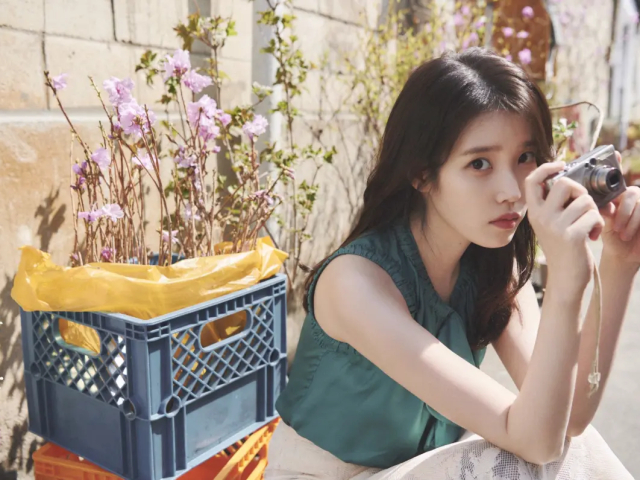
#> input picture chap6/c14.jpg, 640 x 480 px
$ python test_classifier.py
#> lines starting #> are read from the running program, lines starting #| are printed output that depends on the picture; after the words box and inside, x2 and y2 are one past the last pixel; in counts of white or black regions, pixels touching at a corner belong together
import numpy as np
import cv2
#6-4　机器学习训练代码
face_cascade = cv2.CascadeClassifier('../cascade.xml')
img = cv2.imread('../c14.jpg') #单人脸可识别
#> img is the input picture: shape (480, 640, 3); mean B, G, R 135.9, 150.1, 165.1
#img = cv2.imread('../c13.jpg') #多人脸识别不全
gray = cv2.cvtColor(img, cv2.COLOR_BGR2GRAY)
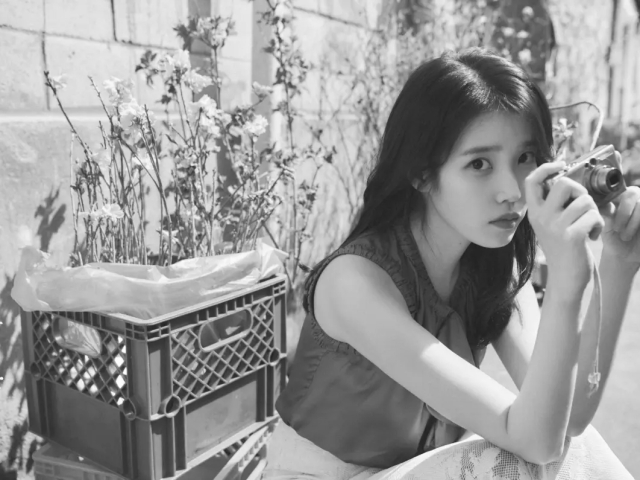
#> gray: shape (480, 640); min 32, max 254, mean 153
faces = face_cascade.detectMultiScale(gray, 1.3, 5)
#> faces = [[438, 113, 130, 130]]
for (x, y, w, h) in faces:
    cv2.rectangle(img, (x, y), (x + w, y + h), (255, 0, 0), 2)
#> this loop made 1 pass
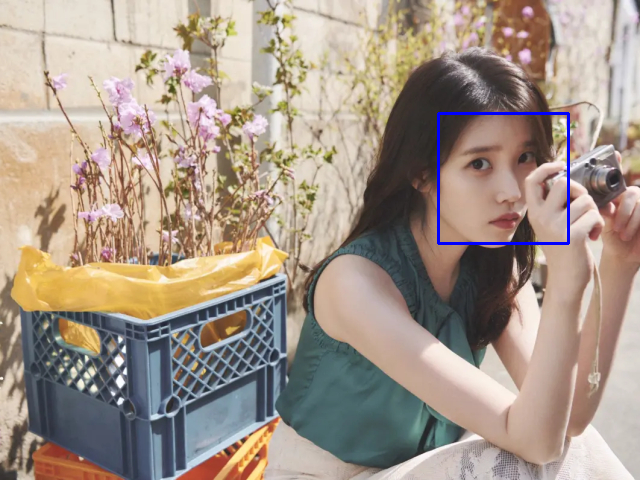
#> img: shape (480, 640, 3); 0.51% of pixels changed, all inside (x1, y1, x2, y2) = (437, 112, 570, 245)

cv2.imshow('img', img)
cv2.waitKey(0)
cv2.destroyAllWindows()

$ run again, with chap6/c13.jpg copied over chap6/c14.jpg
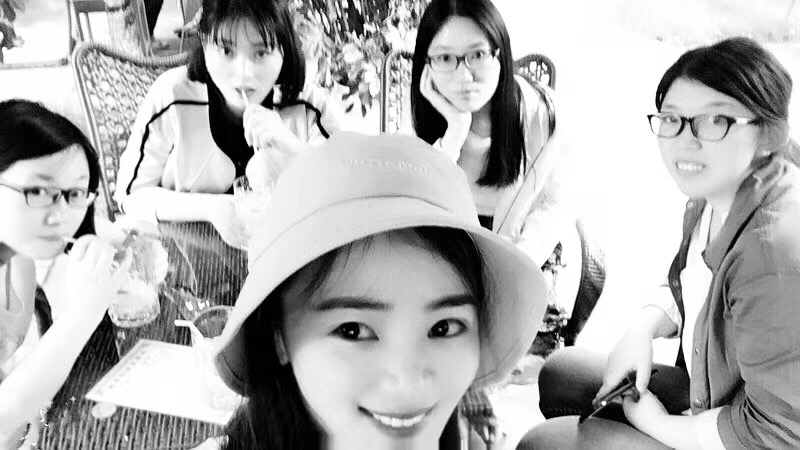
#> input picture chap6/c13.jpg, 800 x 450 px
#> img is the input picture: shape (450, 800, 3); min 0, max 255, mean 176.4
#> faces = [[195, 13, 99, 99], [645, 74, 126, 126]]
#> the loop `for (x, y, w, h) in faces:` made 2 passes
#> after the loop `for (x, y, w, h) in faces:`:
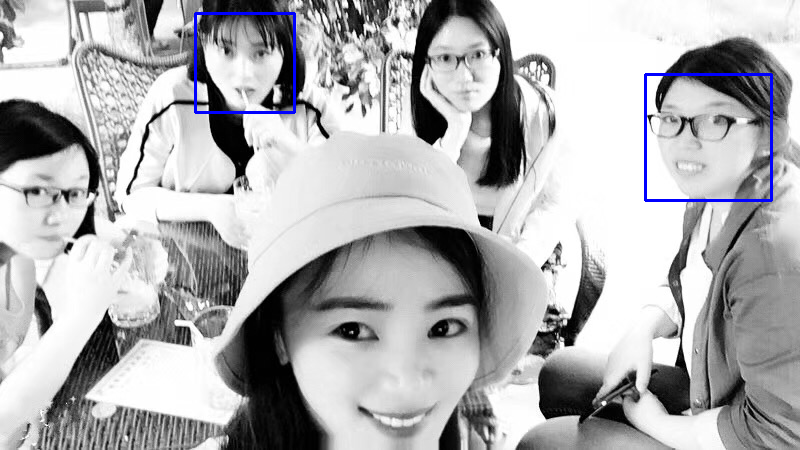
#> img: shape (450, 800, 3); 0.75% of pixels changed, all inside (x1, y1, x2, y2) = (194, 12, 773, 202)

$ run again, with chap6/c10.jpg copied over chap6/c14.jpg
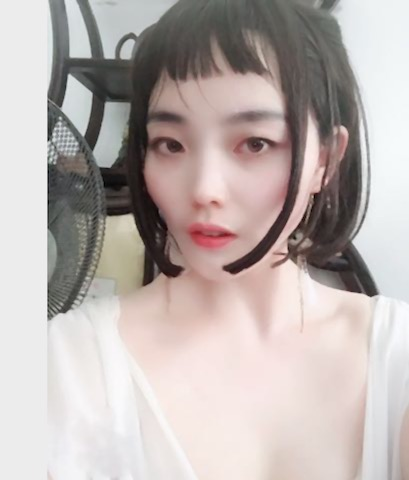
#> input picture chap6/c10.jpg, 409 x 480 px
#> img is the input picture: shape (480, 409, 3); mean B, G, R 175.7, 178.5, 188
#> `gray = cv2.cvtColor(img, cv2.COLOR_BGR2GRAY)`:
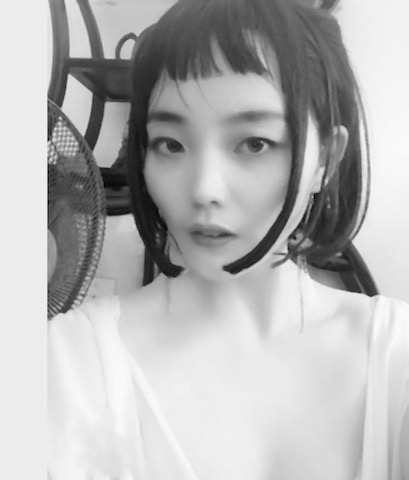
#> gray: shape (480, 409); min 1, max 253, mean 181
#> faces = [[117, 74, 188, 188]]
#> the loop `for (x, y, w, h) in faces:` made 1 pass
#> after the loop `for (x, y, w, h) in faces:`:
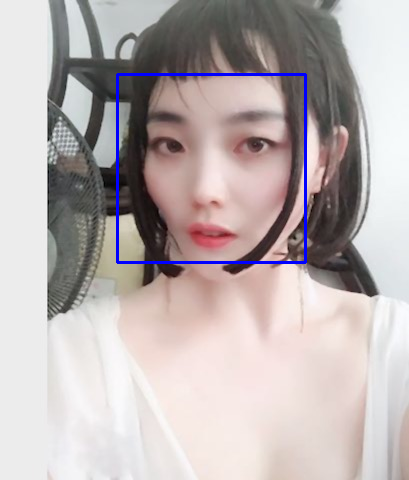
#> img: shape (480, 409, 3); 1.15% of pixels changed, all inside (x1, y1, x2, y2) = (116, 73, 307, 264)

$ run again, with chap6/c12.jpg copied over chap6/c14.jpg
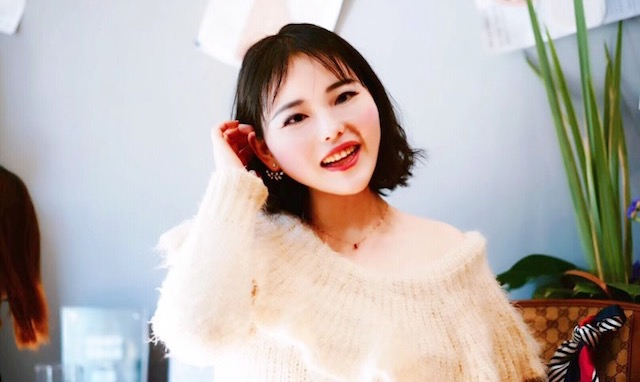
#> input picture chap6/c12.jpg, 640 x 382 px
#> img is the input picture: shape (382, 640, 3); mean B, G, R 174, 177.6, 185.6
#> `gray = cv2.cvtColor(img, cv2.COLOR_BGR2GRAY)`:
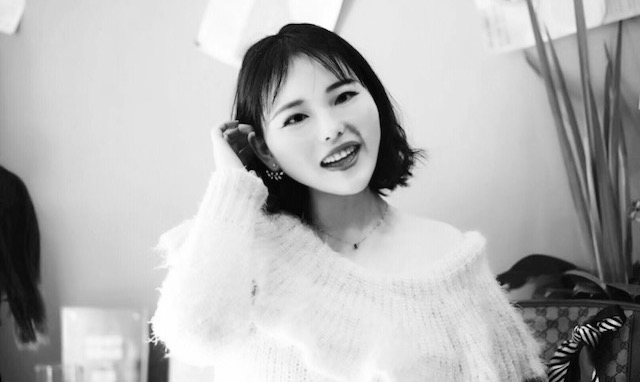
#> gray: shape (382, 640); min 0, max 255, mean 179.6
#> faces = [[239, 50, 151, 151]]
#> the loop `for (x, y, w, h) in faces:` made 1 pass
#> after the loop `for (x, y, w, h) in faces:`:
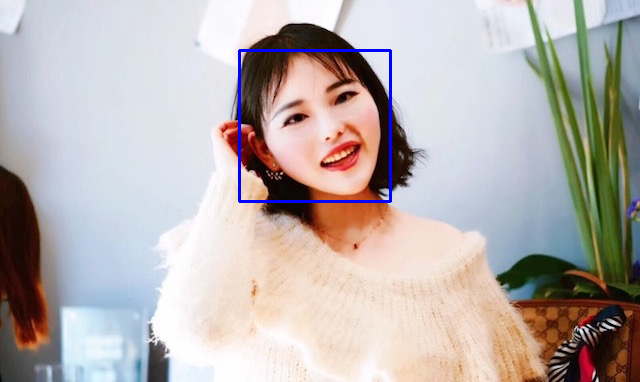
#> img: shape (382, 640, 3); 0.74% of pixels changed, all inside (x1, y1, x2, y2) = (238, 49, 392, 203)
